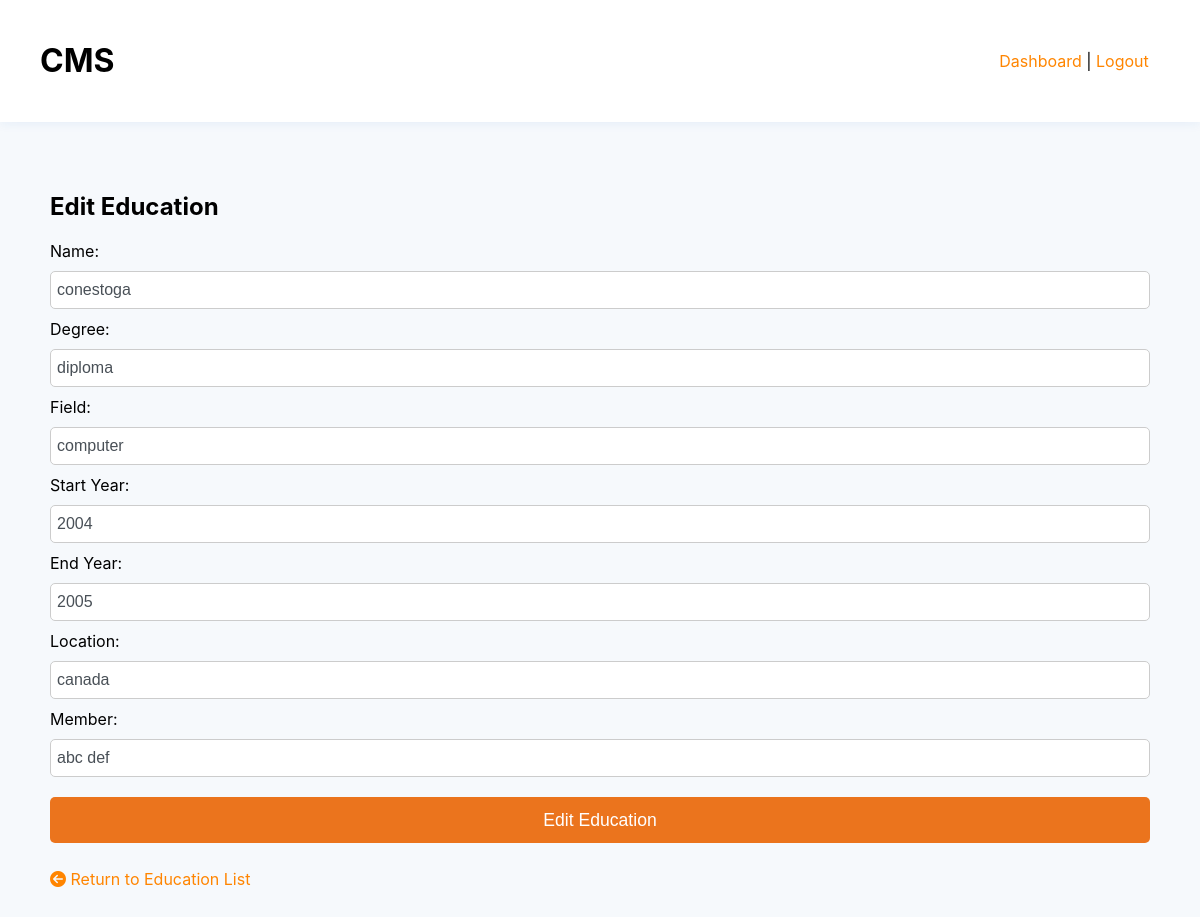
/admin/education_edit.php?id=2 (signed in), run on the app's committed database.
### tables this page shows
CREATE TABLE `education` (
  `id` int(10) UNSIGNED NOT NULL,
  `name` varchar(50) NOT NULL,
  `degree` varchar(50) NOT NULL,
  `field` varchar(50) DEFAULT NULL,
  `start_year` int(11) NOT NULL,
  `end_year` int(11) NOT NULL,
  `location` varchar(100) NOT NULL,
  `member_id` int(10) UNSIGNED DEFAULT NULL
);

### admin/education_edit.php (the view, shortened to what this page needs)
<?php
include('includes/database.php');
if (isset($_GET['id'])) {
  $query = 'SELECT education.id, name, degree, field, start_year, end_year, location, members.id
    FROM education
    LEFT OUTER JOIN members ON education.id = members.id
    WHERE education.id = ' . $_GET['id'] . '
    LIMIT 1';
  $result = mysqli_query($connect, $query);
  $record = mysqli_fetch_assoc($result);
}
include('includes/header.php');
?>
<main>
  <h2>Edit Education</h2>
  <form method="post">
    <label for="name">Name:</label>
    <input type="text" name="name" id="name" value="<?php echo htmlentities($record['name']); ?>">
    <br>
    <label for="degree">Degree:</label>
    <input type="text" name="degree" id="degree" value="<?php echo htmlentities($record['degree']); ?>">
    <br>
    <label for="field">Field:</label>
    <input type="text" name="field" id="field" value="<?php echo htmlentities($record['field']); ?>">
    <br>
    <label for="start_year">Start Year:</label>
    <input type="text" name="start_year" id="start_year" value="<?php echo htmlentities($record['start_year']); ?>">
    <br>
    <label for="end_year">End Year:</label>
    <input type="text" name="end_year" id="end_year" value="<?php echo htmlentities($record['end_year']); ?>">
    <br>
    <label for="location">Location:</label>
    <input type="text" name="location" id="location" value="<?php echo htmlentities($record['location']); ?>">
    <br>
    <label for="member_id">Member:</label>
    <?php
    $query = 'SELECT *
      FROM members';
    $res = mysqli_query($connect, $query);
    echo '<select name="member_id" id="member_id">';
    while ($rec = mysqli_fetch_assoc($res)) {
      echo '<option value="' . $rec['id'] . '"';
      if ($rec['id'] == $record['members.id']) echo ' selected="selected"';
      echo '>' . $rec['first_name'] . ' ' . $rec['last_name'] . '</option>';
    }
    echo '</select>';
    ?>
    <br>
    <input type="submit" value="Edit Education">
  </form>
  <p><a href="education.php"><i class="fas fa-arrow-circle-left"></i> Return to Education List</a></p>
</main>
<?php
include('includes/footer.php');
?>

### admin/styles.css (style rules this page uses)
body { background-color: #F6F9FC; font-family: Inter, sans-serif; margin: 0; }
main { padding: 50px; }
input, select, textarea { border-radius: 5px !important; background: #fff; border: 1px solid #ccc; outline: none; padding: 6px; font-size: 1rem; line-height: 1.5; color: #495057; width: 100%; margin: 0 0 10px 0; box-sizing: border-box; }
a:link, a:active, a:hover, a:visited { text-decoration: none; color: #FF8500; }
label { display: block; margin: 0 0 10px 0; text-align: left; }
select { -webkit-appearance: none; -moz-appearance: none; appearance: none; }
input[type=submit] { border: 0; background-color: #eb741d; color: #fff; padding: 10px 10px; font-size: 110%; margin-top: 10px; }

### data on the page
education: name "conestoga", degree "diploma", field "computer", start_year "2004", end_year "2005", location "canada"

### other printed values
form field member_id "abc def"
